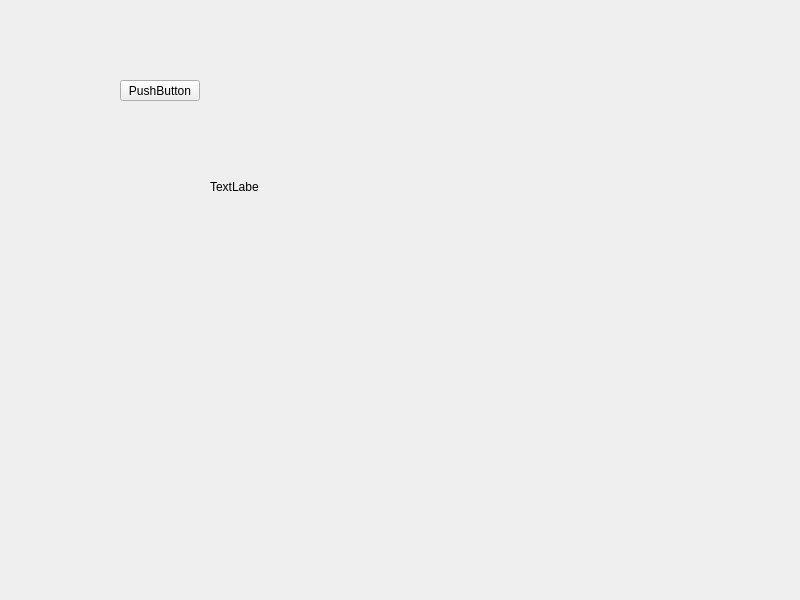
<?xml version="1.0" encoding="UTF-8"?>
<ui version="4.0">
 <class>Widget</class>
 <widget class="QWidget" name="Widget">
  <property name="geometry">
   <rect>
    <x>0</x>
    <y>0</y>
    <width>800</width>
    <height>600</height>
   </rect>
  </property>
  <property name="windowTitle">
   <string>Widget</string>
  </property>
  <widget class="QPushButton" name="test">
   <property name="geometry">
    <rect>
     <x>120</x>
     <y>80</y>
     <width>80</width>
     <height>21</height>
    </rect>
   </property>
   <property name="text">
    <string>PushButton</string>
   </property>
  </widget>
  <widget class="QLabel" name="label">
   <property name="geometry">
    <rect>
     <x>210</x>
     <y>180</y>
     <width>49</width>
     <height>14</height>
    </rect>
   </property>
   <property name="text">
    <string>TextLabel</string>
   </property>
  </widget>
 </widget>
 <resources/>
 <connections/>
</ui>
